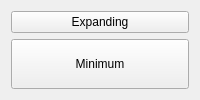
<ui version="4.0">
 <class>SizePolForm</class>
 <widget class="QWidget" name="SizePolForm">
  <property name="windowTitle">
   <string>SizePolicy</string>
  </property>
  <layout class="QVBoxLayout" name="verticalLayout">
   <item>
    <widget class="QPushButton" name="expandingButton">
     <property name="sizePolicy">
      <sizepolicy hsizetype="Expanding" vsizetype="Fixed">
       <horstretch>3</horstretch>
       <verstretch>1</verstretch>
      </sizepolicy>
     </property>
     <property name="text">
      <string>Expanding</string>
     </property>
    </widget>
   </item>
   <item>
    <widget class="QPushButton" name="minimumButton">
     <property name="sizePolicy">
      <sizepolicy hsizetype="Minimum" vsizetype="Preferred">
       <horstretch>0</horstretch>
       <verstretch>0</verstretch>
      </sizepolicy>
     </property>
     <property name="text">
      <string>Minimum</string>
     </property>
    </widget>
   </item>
  </layout>
 </widget>
 <resources/>
 <connections/>
</ui>
